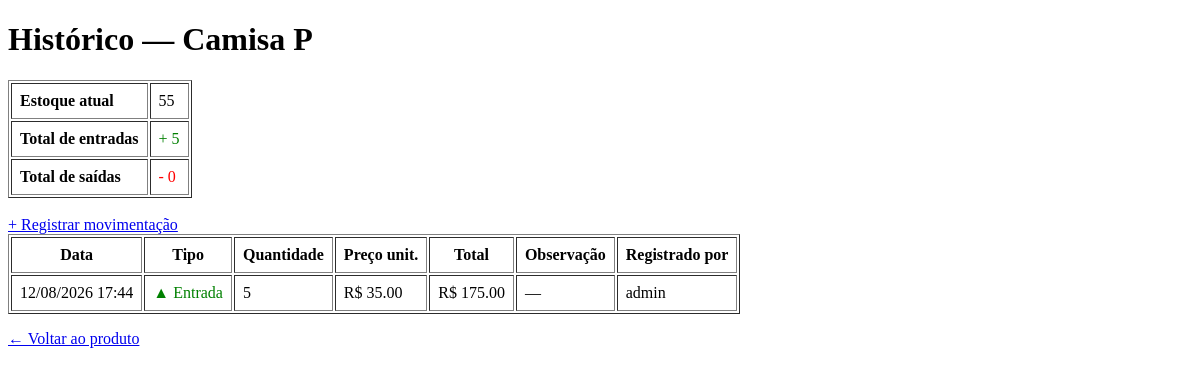
/movimentacoes/produto/1 (signed in), run on an earlier commit of the app's database.
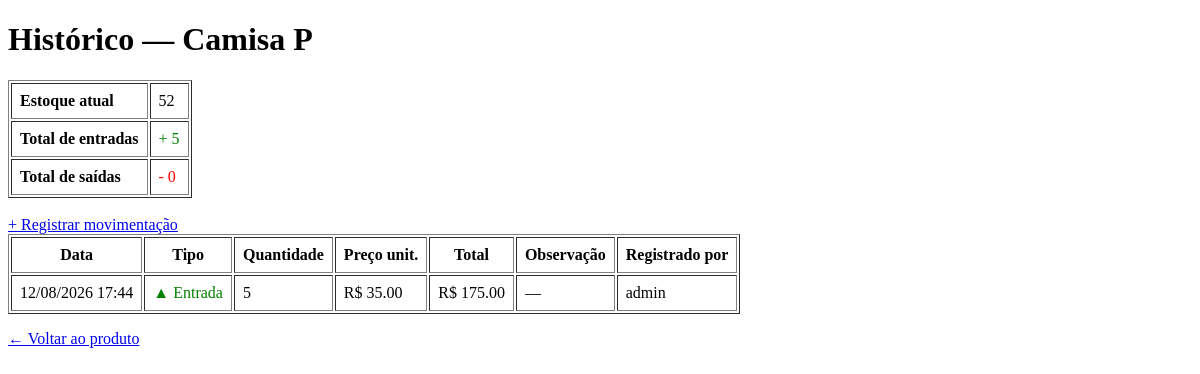
And on a later commit of the database.
### app/models/produto.py (models this page shows, shortened)
class Produto(Base):
    __tablename__ = "produtos"
    id = Column(Integer, primary_key=True, autoincrement=True, index=True)
    nome = Column(String(150), nullable=False, index=True)
    preco = Column(Float, nullable=False, default=0.0)
    estoque_atual = Column(Integer, nullable=False, default=0)
    ativo = Column(Boolean, default=True)
    imagem_path = Column(String(255), nullable=True)
    categoria_id = Column(Integer, ForeignKey("categorias.id", ondelete="SET NULL"), nullable=True )
    categoria = relationship("Categoria", back_populates="produtos")

### app/controllers/movimentacao_controller.py (the view)
@router.get("/produto/{produto_id}")
def historico_produto(
    produto_id: int,
    request: Request,
    db: Session = Depends(get_db),
    usuario = Depends(get_usuario_logado)
):
    produto = db.query(Produto).filter(Produto.id == produto_id).first()
    if not produto:
        return RedirectResponse(url="/produtos", status_code=302)
    movimentacoes = (
        db.query(Movimentacao)
        .filter(Movimentacao.produto_id == produto_id)
        .order_by(Movimentacao.criado_em.desc())
        .all()
    )
    total_entradas = sum(
        m.quantidade for m in movimentacoes
        if m.tipo == TipoMovimentacao.ENTRADA
    )
    total_saidas = sum(
        m.quantidade for m in movimentacoes
        if m.tipo == TipoMovimentacao.SAIDA
    )
    return templates.TemplateResponse(
        request,
        "movimentacoes/historico.html",
        {
            "request":        request,
            "usuario":        usuario,
            "produto":        produto,
            "movimentacoes":  movimentacoes,
            "total_entradas": total_entradas,
            "total_saidas":   total_saidas,
        }
    )

### app/templates/movimentacoes/historico.html (shortened to what this page needs)
<!DOCTYPE html>
<html lang="pt-br">
<head>
</head>
<body>
    <h1>Histórico — {{ produto.nome }}</h1>
    <table border="1" cellpadding="8">
        <tr>
            <td><strong>Estoque atual</strong></td>
            <td>{{ produto.estoque_atual }}</td>
        </tr>
        <tr>
            <td><strong>Total de entradas</strong></td>
            <td style="color:green">+ {{ total_entradas }}</td>
        </tr>
        <tr>
            <td><strong>Total de saídas</strong></td>
            <td style="color:red">- {{ total_saidas }}</td>
        </tr>
    </table>
    <br>
    <a href="/movimentacoes/nova?produto_id={{ produto.id }}">
        + Registrar movimentação
    </a>
    <table border="1" cellpadding="8">
        <thead>
            <tr>
                <th>Data</th>
                <th>Tipo</th>
                <th>Quantidade</th>
                <th>Preço unit.</th>
                <th>Total</th>
                <th>Observação</th>
                <th>Registrado por</th>
            </tr>
        </thead>
        <tbody>
            {% for m in movimentacoes %}
            <tr>
                <td>{{ m.criado_em.strftime('%d/%m/%Y %H:%M') }}</td>
                <td>
                    {% if m.tipo.value == 'entrada' %}
                        <span style="color:green">▲ Entrada</span>
                    {% else %}
                        <span style="color:red">▼ Saída</span>
                    {% endif %}
                </td>
                <td>{{ m.quantidade }}</td>
                <td>R$ {{ "%.2f"|format(m.preco_unitario) }}</td>
                <td>R$ {{ "%.2f"|format(m.valor_total) }}</td>
                <td>{{ m.observacao or "—" }}</td>
                <td>{{ m.usuario.nome if m.usuario else "—" }}</td>
            </tr>
            {% endfor %}
        </tbody>
    </table>
    <p>
        <a href="/produtos/{{ produto.id }}">← Voltar ao produto</a>
    </p>
</body>
</html>

What changed in the data, as far as the page shows it:
changed Produto "Camisa P": estoque_atual "55" → "52"
